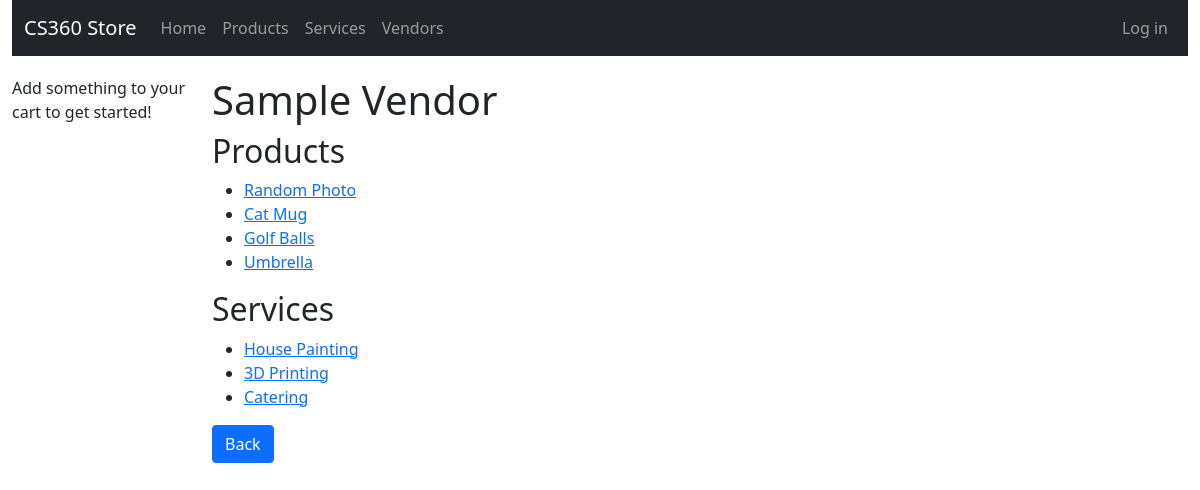
Page /store/vendor/1 on the committed database.
### storeApp/models.py (models this page shows, shortened)
class Vendor(models.Model):
    name = models.CharField(max_length=200, help_text="Enter your vendor name.", unique=True)
    owner = models.OneToOneField(User, on_delete=models.CASCADE)
    phone_number = models.CharField(max_length=20, help_text="1 (234) 567 8901")
    emergency_phone_number = models.CharField(max_length=20, help_text="1 (234) 567 8901")
    address1 = models.CharField(max_length=1024, help_text="Address line 1")
    address2 = models.CharField(max_length=1024, help_text="Address line 2", null=True, blank=True)
    zip_code = models.CharField(max_length=12, help_text="Zip Code")
    city = models.CharField(max_length=1024, help_text="City")
    state_or_province = models.CharField(max_length=1024, help_text="State/Province (if applicable)", null=True, blank=True)
    country = models.CharField(max_length=1024, help_text="Country")
    date_created = models.DateTimeField(default=datetime.now, blank=True)

class ProductListing(models.Model):
    id = models.UUIDField(primary_key=True, default=uuid.uuid4, help_text="Unique ID for this particular order", editable=False)
    active = models.BooleanField(default=True)
    name = models.CharField(max_length=200, help_text="Enter a name for your product.")
    imageURL = models.URLField(max_length=200, help_text="Enter image URL", default="https://picsum.photos/400/300")
    price = models.DecimalField(decimal_places=2, max_digits=7) # allows max price of $99,999.99
    description = models.TextField()
    quantity_available = models.IntegerField(help_text="How many are available? Leave blank if unlimited.", null=True, blank=True)
    restockDate = models.DateField(help_text="Leave blank if N/A",null=True, blank=True)
    vendor = models.ForeignKey(Vendor, on_delete=models.RESTRICT)
    tags = models.ManyToManyField(ProductTag, blank=True)
    def get_absolute_url(self):
        return reverse('product-detail', args=[str(self.id)])
    def list_tags(self):
        return ', '.join(tag.name for tag in self.tags.all()[:3])
    list_tags.short_description = 'Tags'
    class Meta:
        permissions = (("can_set_active", "Set product as active"),)

class ServiceListing(models.Model):
    id = models.UUIDField(primary_key=True, default=uuid.uuid4, help_text="Unique ID for this particular service", editable=False)
    active = models.BooleanField(default=True)
    name = models.CharField(max_length=200, help_text="Enter a name for your service.")
    imageURL = models.URLField(max_length=200, help_text="Enter image URL", blank="True", null=True, default="https://picsum.photos/400/300")
    price = models.DecimalField(help_text="Max: 99,999.99. Set 0 \'Free\'", max_digits=7, decimal_places=2) # allows max price of $99,999.99
    price_per_hour = models.BooleanField(help_text="Is this service priced per hour?", default=False)
    description = models.TextField()
    service_area = models.IntegerField(help_text="Enter miles from your Business Address that you service.")
    days_available = models.CharField(max_length=200, help_text="Enter the days/times this service is available, i.e. M-Th 9-5, Fri-Sun 10-1", null=True, blank=True)
    vendor = models.ForeignKey(Vendor, on_delete=models.RESTRICT)
    tags = models.ManyToManyField(ServiceTag, blank=True)
    def get_absolute_url(self):
        return reverse('service-detail', args=[str(self.id)])
    def list_tags(self):
        return ', '.join(tag.name for tag in self.tags.all()[:3])
    list_tags.short_description = 'Tags'

### storeApp/views.py (the view)
# urls.py: path('vendor/<int:pk>', views.VendorDetailView.as_view(), name='vendor-detail'),
class VendorDetailView(generic.DetailView):
    model = Vendor

### storeApp/templates/storeApp/vendor_detail.html (shortened to what this page needs)
{% extends "base_generic.html" %}
{% block content %}
    <h1>{{ vendor.name }}</h1>
    <h2>Products</h2>
    {% if vendor.productlisting_set %}
    <ul>
        {% for product in vendor.productlisting_set.all %}
        {% if product.active %}
        <li>
            <a href="{{ product.get_absolute_url }}">{{ product.name }}</a>
        </li>
        {% endif %}
        {% endfor %}
    </ul>
    {% else %}
    <p>There are currently no active products.</p>
    {% endif %}
    <h2>Services</h2>
    {% if vendor.servicelisting_set %}
    <ul>
        {% for service in vendor.servicelisting_set.all %}
        {% if service.active %}
        <li>
            <a href="{{ service.get_absolute_url }}">{{ service.name }}</a>
        </li>
        {% endif %}
        {% endfor %}
    </ul>
    {% else %}
    <p>There are currently no active services.</p>
    {% endif %}
    <a href="javascript:history.go(-1)" class="btn btn-primary">Back</a>
{% endblock content %}

### storeApp/static/css/styles.css (style rules this page uses)
h1 { margin-top: 20px; }

### rows in the picture
Vendor: name "Sample Vendor"
ProductListing: name "Random Photo"
ProductListing: name "Cat Mug"
ProductListing: name "Golf Balls"
ProductListing: name "Umbrella"
ServiceListing: name "House Painting"
ServiceListing: name "3D Printing"
ServiceListing: name "Catering"
